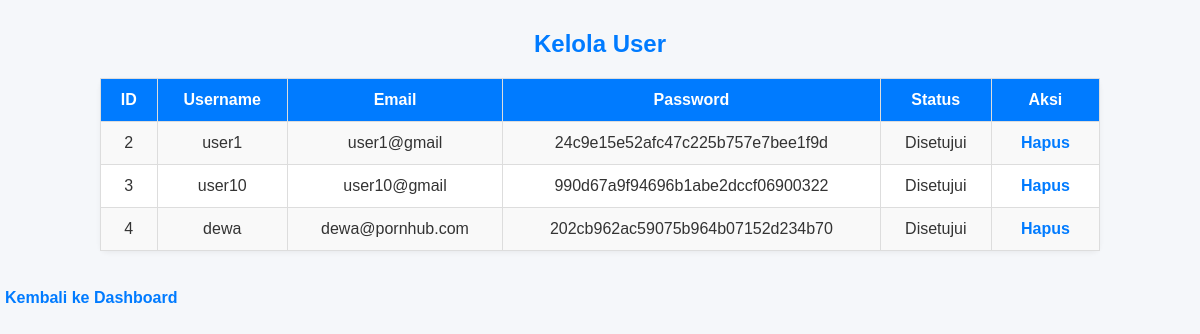
Page /admin/user.php (signed in) on the committed database.
### tables this page shows
CREATE TABLE `user` (
  `id` int(11) NOT NULL AUTO_INCREMENT,
  `username` varchar(50) NOT NULL,
  `email` varchar(100) DEFAULT NULL,
  `password` varchar(32) NOT NULL,
  `is_approved` tinyint(1) NOT NULL DEFAULT 0,
  PRIMARY KEY (`id`)
);

### admin/user.php (the view, shortened to what this page needs)
<?php
include("../config/config.php");
$sql = "SELECT * FROM user ORDER BY id ASC";
$result = $conn->query($sql);
?>
<!DOCTYPE html>
<html>
<head>
    <link rel="stylesheet" href="../assets/css/admin/user.css">
</head>
<body>
    <h2>Kelola User</h2>
    <table border="1" cellpadding="5">
        <tr>
            <th>ID</th>
            <th>Username</th>
            <th>Email</th>
            <th>Password</th>
            <th>Status</th>
            <th>Aksi</th>
        </tr>
        <?php while($row = $result->fetch_assoc()){
            $status = ($row['is_approved'] == 1) ? "Disetujui" : "Pending";
        ?>
        <tr>
            <td><?= $row['id']; ?></td>
            <td><?= $row['username']; ?></td>
            <td><?= $row['email']; ?></td>
            <td><?= $row['password'];?></td>
            <td><?= $status; ?></td>
            <td>
                <a href="?action=delete&id=<?= $row['id']; ?>" onclick="return confirm('Yakin hapus user ini?');">Hapus</a>
            </td>
        </tr>
        <?php } ?>
    </table>
    <br>
    <a href="dashboard.php">Kembali ke Dashboard</a>
</body>
</html>

### assets/css/admin/user.css (style rules this page uses)
body { margin: 0; padding: 0; font-family: Arial, sans-serif; background-color: #f5f7fa; color: #333; }
h2 { text-align: center; margin-top: 30px; color: #007bff; }
table { margin: 20px auto; border-collapse: collapse; width: 90%; max-width: 1000px; background-color: #fff; border: 1px solid #ddd; border-radius: 8px; box-shadow: 0 2px 5px rgba(0, 0, 0, 0.05); }
th, td { padding: 12px 15px; text-align: center; border: 1px solid #ddd; }
th { background-color: #007bff; color: white; }
tr:nth-child(even) { background-color: #f9f9f9; }
a { color: #007bff; text-decoration: none; margin: 0 5px; font-weight: bold; }

### rows in the picture
user: id "2", username "user1", email "user1@gmail", password "24c9e15e52afc47c225b757e7bee1f9d", is_approved "Disetujui"
user: id "3", username "user10", email "user10@gmail", password "990d67a9f94696b1abe2dccf06900322", is_approved "Disetujui"
user: id "4", username "dewa", email "dewa@pornhub.com", password "202cb962ac59075b964b07152d234b70", is_approved "Disetujui"
